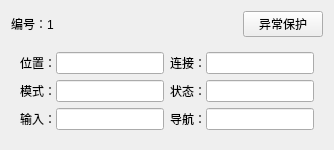
                  <widget class="QWidget" name="widget_114" native="true">
                   <layout class="QVBoxLayout" name="verticalLayout_32" stretch="1,3">
                    <item>
                     <layout class="QHBoxLayout" name="horizontalLayout_99">
                      <item>
                       <widget class="QLabel" name="label_95">
                        <property name="text">
                         <string>编号：1</string>
                        </property>
                       </widget>
                      </item>
                      <item>
                       <spacer name="horizontalSpacer_14">
                        <property name="orientation">
                         <enum>Qt::Horizontal</enum>
                        </property>
                        <property name="sizeHint" stdset="0">
                         <size>
                          <width>40</width>
                          <height>20</height>
                         </size>
                        </property>
                       </spacer>
                      </item>
                      <item>
                       <widget class="QPushButton" name="pushButton_31">
                        <property name="text">
                         <string>异常保护</string>
                        </property>
                       </widget>
                      </item>
                     </layout>
                    </item>
                    <item>
                     <widget class="QWidget" name="widget_115" native="true">
                      <layout class="QGridLayout" name="gridLayout_20">
                       <item row="0" column="0">
                        <widget class="QWidget" name="widget_116" native="true">
                         <layout class="QHBoxLayout" name="horizontalLayout_101">
                          <property name="spacing">
                           <number>0</number>
                          </property>
                          <property name="leftMargin">
                           <number>0</number>
                          </property>
                          <property name="topMargin">
                           <number>0</number>
                          </property>
                          <property name="rightMargin">
                           <number>0</number>
                          </property>
                          <property name="bottomMargin">
                           <number>0</number>
                          </property>
                          <item>
                           <widget class="QLabel" name="label_96">
                            <property name="text">
                             <string>位置：</string>
                            </property>
                           </widget>
                          </item>
                          <item>
                           <widget class="QLineEdit" name="Edit_roll_1_pos">
                            <property name="readOnly">
                             <bool>true</bool>
                            </property>
                           </widget>
                          </item>
                         </layout>
                        </widget>
                       </item>
                       <item row="0" column="1">
                        <widget class="QWidget" name="widget_117" native="true">
                         <layout class="QHBoxLayout" name="horizontalLayout_102">
                          <property name="spacing">
                           <number>0</number>
                          </property>
                          <property name="leftMargin">
                           <number>0</number>
                          </property>
                          <property name="topMargin">
                           <number>0</number>
                          </property>
                          <property name="rightMargin">
                           <number>0</number>
                          </property>
                          <property name="bottomMargin">
                           <number>0</number>
                          </property>
                          <item>
                           <widget class="QLabel" name="label_97">
                            <property name="text">
                             <string>连接：</string>
                            </property>
                           </widget>
                          </item>
                          <item>
                           <widget class="QLineEdit" name="Edit_roll_1_connected">
                            <property name="readOnly">
                             <bool>true</bool>
                            </property>
                           </widget>
                          </item>
                         </layout>
                        </widget>
                       </item>
                       <item row="1" column="0">
                        <widget class="QWidget" name="widget_118" native="true">
                         <layout class="QHBoxLayout" name="horizontalLayout_103">
                          <property name="spacing">
                           <number>0</number>
                          </property>
                          <property name="leftMargin">
                           <number>0</number>
                          </property>
                          <property name="topMargin">
                           <number>0</number>
                          </property>
                          <property name="rightMargin">
                           <number>0</number>
                          </property>
                          <property name="bottomMargin">
                           <number>0</number>
                          </property>
                          <item>
                           <widget class="QLabel" name="label_98">
                            <property name="text">
                             <string>模式：</string>
                            </property>
                           </widget>
                          </item>
                          <item>
                           <widget class="QLineEdit" name="Edit_roll_1_armed">
                            <property name="readOnly">
                             <bool>true</bool>
                            </property>
                           </widget>
                          </item>
                         </layout>
                        </widget>
                       </item>
                       <item row="1" column="1">
                        <widget class="QWidget" name="widget_119" native="true">
                         <layout class="QHBoxLayout" name="horizontalLayout_104">
                          <property name="spacing">
                           <number>0</number>
                          </property>
                          <property name="leftMargin">
                           <number>0</number>
                          </property>
                          <property name="topMargin">
                           <number>0</number>
                          </property>
                          <property name="rightMargin">
                           <number>0</number>
                          </property>
                          <property name="bottomMargin">
                           <number>0</number>
                          </property>
                          <item>
                           <widget class="QLabel" name="label_99">
                            <property name="text">
                             <string>状态：</string>
                            </property>
                           </widget>
                          </item>
                          <item>
                           <widget class="QLineEdit" name="Edit_roll_1_status">
                            <property name="readOnly">
                             <bool>true</bool>
                            </property>
                           </widget>
                          </item>
                         </layout>
                        </widget>
                       </item>
                       <item row="2" column="0">
                        <widget class="QWidget" name="widget_120" native="true">
                         <layout class="QHBoxLayout" name="horizontalLayout_105">
                          <property name="spacing">
                           <number>0</number>
                          </property>
                          <property name="leftMargin">
                           <number>0</number>
                          </property>
                          <property name="topMargin">
                           <number>0</number>
                          </property>
                          <property name="rightMargin">
                           <number>0</number>
                          </property>
                          <property name="bottomMargin">
                           <number>0</number>
                          </property>
                          <item>
                           <widget class="QLabel" name="label_100">
                            <property name="text">
                             <string>输入：</string>
                            </property>
                           </widget>
                          </item>
                          <item>
                           <widget class="QLineEdit" name="Edit_roll_1_input">
                            <property name="readOnly">
                             <bool>true</bool>
                            </property>
                           </widget>
                          </item>
                         </layout>
                        </widget>
                       </item>
                       <item row="2" column="1">
                        <widget class="QWidget" name="widget_121" native="true">
                         <layout class="QHBoxLayout" name="horizontalLayout_106">
                          <property name="spacing">
                           <number>0</number>
                          </property>
                          <property name="leftMargin">
                           <number>0</number>
                          </property>
                          <property name="topMargin">
                           <number>0</number>
                          </property>
                          <property name="rightMargin">
                           <number>0</number>
                          </property>
                          <property name="bottomMargin">
                           <number>0</number>
                          </property>
                          <item>
                           <widget class="QLabel" name="label_101">
                            <property name="text">
                             <string>导航：</string>
                            </property>
                           </widget>
                          </item>
                          <item>
                           <widget class="QLineEdit" name="Edit_roll_1_guided">
                            <property name="readOnly">
                             <bool>true</bool>
                            </property>
                           </widget>
                          </item>
                         </layout>
                        </widget>
                       </item>
                      </layout>
                     </widget>
                    </item>
                   </layout>
                  </widget>
